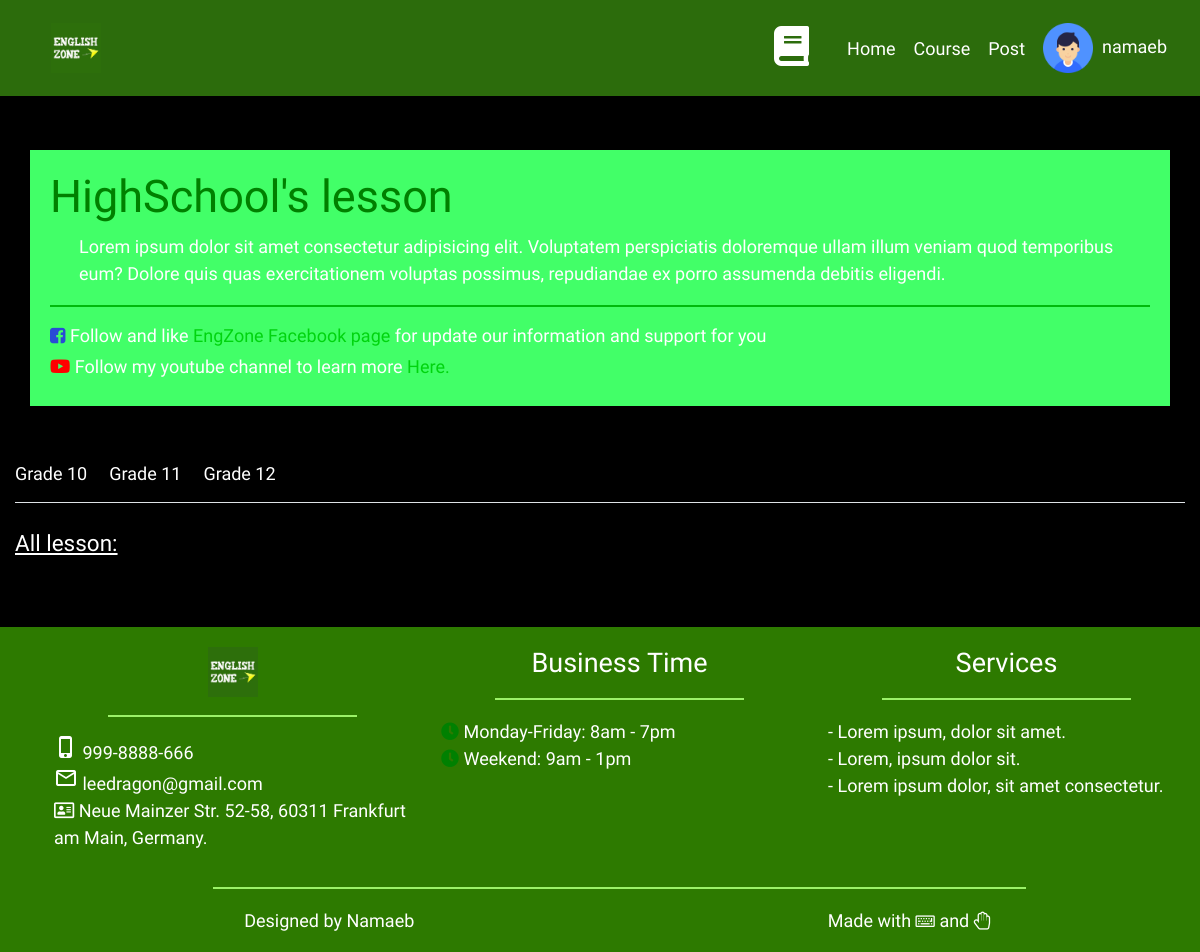
Screenshot of /course.php?module=course-detail-highschool (signed in) with the database file from the repository.
### tables this page shows
CREATE TABLE `tbl_client` (
  `client_id` int(11) NOT NULL,
  `username` varchar(255) NOT NULL,
  `password` varchar(255) NOT NULL,
  `fullname` varchar(50) DEFAULT NULL,
  `email` varchar(255) NOT NULL,
  `address` varchar(255) DEFAULT NULL,
  `phonenumber` varchar(13) DEFAULT NULL,
  `client_img` varchar(250) DEFAULT './images/default-user.png',
  `about` varchar(250) DEFAULT 'about a client of engzone',
  `createdate` date NOT NULL DEFAULT current_timestamp(),
  `school` varchar(50) NOT NULL DEFAULT 'namaeb de creative',
  `grade` int(11) NOT NULL DEFAULT 1,
  `rank_id` int(11) NOT NULL DEFAULT 5,
  `status` bit(1) NOT NULL DEFAULT b'1',
  `code` mediumint(50) NOT NULL
);

CREATE TABLE `tbl_grade` (
  `grade_id` int(11) NOT NULL,
  `grade_detail` varchar(29) NOT NULL
);

### module/course-detail-highschool.php (the view, shortened to what this page needs)
<?php
	$query = "SELECT * FROM tbl_grade WHERE grade_id > 9 AND grade_id <= 12 ORDER BY grade_id ASC ";
	$result = mysqli_query($conn, $query);
	$menu = '';
	$i = 0;
	while($row = mysqli_fetch_array($result)){
	 	if($i == 0){
	  		$menu .= '
	   			<li class="active"><a href="#'.$row["grade_id"].'" data-toggle="tab">'.$row["grade_detail"].'</a></li>
	  		';
	 	} else{
	  		$menu .= '
	   			<li><a href="#'.$row["grade_id"].'" data-toggle="tab">'.$row["grade_detail"].'</a></li>
	  		';
	 }
	 $i++;
	}
 ?>
<div class="container pt-5">
	<div class="row">
		<div class="lesson-header">
			<h1>HighSchool's lesson</h1>
			<p>Lorem ipsum dolor sit amet consectetur adipisicing elit. Voluptatem perspiciatis doloremque ullam illum veniam quod temporibus eum? Dolore quis quas exercitationem voluptas possimus, repudiandae ex porro assumenda debitis eligendi.</p>
			<hr>
			<h6><i class="fa fa-facebook-square"></i> Follow and like <a href="https://www.facebook.com/EZEnglishZoneKids/" target="_blank">EngZone Facebook page</a> for update our information and support for you</h6>
			<h6><i class="fab fa-youtube"></i> Follow my youtube channel to learn more <a href="https://www.youtube.com/channel/UCp3l3o3UwhyWYKdqKLuA99Q" target="_blank">Here.</a></h6>
		</div>
	</div>
</div>
<div class="lesson-body mt-5">
	<div class="container-fluid">
		<ul class="nav nav-tabs mb-4">
			<?php echo $menu; ?>
		</ul>
		<h5><u>All lesson:</u></h5>
	</div>
</div>

### course.php (shortened to what this page needs)
<?php
  include("connection.php");
  $login = false;
  $username = false;
  if(isset($_SESSION['login'])){
  	$login = true;
  	$username = true;
  }
?>
<!DOCTYPE html>
<html>
<head>
	<link rel="stylesheet" type="text/css" href="./css/course.css">
	<link rel="stylesheet" href="css/fontawesome/css/all.css">
	<link rel="stylesheet" href="css/fontawesome/css/fontawesome.min.css">
	<link rel="stylesheet" href="https://cdnjs.cloudflare.com/ajax/libs/font-awesome/4.7.0/css/font-awesome.min.css">
	<link rel="stylesheet" href="https://maxcdn.bootstrapcdn.com/bootstrap/4.0.0/css/bootstrap.min.css">
</head>
<body>
	<nav class="navbar navbar-expand-md sticky-top animated fadeInDown">
		<div class="container-fluid">
			<a href="index.php" class="navbar-branch nav-link">
				<img src="images/53278904_2601150810111427_5858780672478412800_n.jpg" alt="" width="50px">
			</a>
			<div class="collapse navbar-collapse" id="navbarResponsive">
				<ul class="navbar-nav ml-auto">
					<a href="book.php" style="margin-right: 29px;"><li class="fas fa-book"></li></a>
					<li class="nav-item"><a href="index.php" class="nav-link">Home</a></li>
					<li class="nav-item"><a href="course.php" class="nav-link">Course</a></li>
					<li class="nav-item"><a href="post.php" class="nav-link">Post</a></li>
				</ul>
			</div>
			<?php
	 			if($username){
	 				$currentUser = $_SESSION["username"];
					$selectClient = "SELECT * FROM tbl_client WHERE username ='$currentUser'";
					$result = mysqli_query($conn, $selectClient);
					$row = mysqli_fetch_assoc($result);
	 			}
				if($login){
					echo '
						<div class="admin-profile">
							<ul class=" navbar-nav align-items-center d-none d-md-flex">
					          <li class="nav-item dropdown">
					            <a class="nav-link pr-0" href="#" role="button" data-toggle="dropdown" aria-haspopup="true" aria-expanded="false">
					              <div class="media align-items-center">
					                <span class="avatar avatar-sm rounded-circle">
					                  <img alt="" src="'.$row["client_img"].'" width="50px">
					                </span>
					                <div class="media-body ml-2 d-none d-lg-block" style="margin-top: 15px;">
					                    <p>'.$row["username"].'</p>
					                </div>
					              </div>
					            </a>
					            <div class="dropdown-menu dropdown-menu-arrow dropdown-menu-right">
					              <div class=" dropdown-header noti-title">
					                <h6 class="text-overflow m-0">Hellou !</h6>
					              </div>
					              <a href="index.php?module=client-profile&client_id='.$row["client_id"].'" class="dropdown-item">
					                <i class="ni ni-single-02"></i>
					                <span>My profile</span>
					              </a>
					              <a href="book.php?module=shoppingcart" class="dropdown-item">
					                <i class="ni ni-calendar-grid-58"></i>
					                <span>My cart</span>
					              </a>
					              <a href="facebook.com" class="dropdown-item">
					                <i class="ni ni-support-16"></i>
					                <span>Help</span>
					              </a>
					              <div class="dropdown-divider"></div>
					              <a href="index.php?module=logout" class="dropdown-item">
					                <i class="ni ni-user-run"></i>
					                <span>Log out</span>
					              </a>
					            </div>
					          </li>
					        </ul>
						</div>
					';
				} else{
					echo '
						<div class="nav-item"><button class="btn btn-outline-light btn-md"><a href="login.php" style="text-decoration: none;">Try it for free!</a></button></div>
					';
				}
			 ?>
		</div>
	</nav>
	<div class="main-course">
		<?php
		if (isset($_GET["module"])) {
			$file = "module/".$_GET["module"].".php";
				include($file);
			} else{
				include("module/course-main-body.php");
			}
		?>
	</div>
	<footer>
		<div class="container-fluid pl-5">
			<div class="row text-center">
				<div class="col-md-4">
					<img src="images/53278904_2601150810111427_5858780672478412800_n.jpg" alt="" width="50px">
					<hr class="dark">
					<p class="text-left">
						<i class="material-icons">phone_iphone</i>  999-8888-666<br>
						<i class="material-icons">mail_outline</i>  leedragon@gmail.com<br>
						<i class="far fa-address-card"></i>  Neue Mainzer Str. 52-58, 60311 Frankfurt am Main, Germany.
					</p>
				</div>
				<div class="col-md-4 business-time">
					<h4>Business Time</h4>
					<hr class="dark">
					<p class="text-left">
						<i class="fas fa-clock"></i>  Monday-Friday: 8am - 7pm<br>
						<i class="fas fa-clock"></i>  Weekend: 9am - 1pm
					</p>
				</div>
				<div class="col-md-4 service">
					<h4>Services</h4>
					<hr class="dark">
					<p class="text-left">
						- Lorem ipsum, dolor sit amet.<br>
						- Lorem, ipsum dolor sit.<br>
						- Lorem ipsum dolor, sit amet consectetur.
					</p>
				</div>
				<hr class="dark">
				<div class="col-6"><p>Designed by Namaeb</p></div>
				<div class="col-6"><p>Made with <i class="fa fa-keyboard-o"></i> and <i class="fa fa-hand-stop-o"></i></p></div>
			</div>
		</div>
	</footer>
</body>
</html>

### css/course.css (style rules this page uses)
html, body { width: 100%; height: 100%; font-family: 'Sigmar One', cursive !important; font-size: 18px; background-color: rgb(0,0,0) !important; }
.navbar { background-color: #2c6c0c; }
.main-course { color: white; }
.nav-item a { color: white !important; }
.fa-book { font-size: 40px; color: white; }
.lesson-header { padding: 20px; background-color: #42ff68; }
.lesson-header a { text-decoration: none; color: #00d40e; }
.lesson-header h1 { color: green; }
.lesson-header p { margin-left: 29px; }
.lesson-header hr { border-top: 2px solid #00ba0c; width: 100%; }
.fa-facebook-square { color: #294bd6; }
.fa-youtube { color: red; }
.nav-tabs li { padding: 0 22px 15px 0; }
.nav-tabs li a { text-decoration: none; color: white; }
.fa-clock { color: green; }
footer { color: white; background-color: #2d7a00; margin-top: 70px; padding-top: 20px; }
hr.dark { border-top: 2px solid rgb(155, 242, 104); width: 70%; margin-bottom: 1rem; }

### rows the page displays
tbl_client: client_img (placeholder picture), username "namaeb"
tbl_grade: grade_detail "Grade 10"
tbl_grade: grade_detail "Grade 11"
tbl_grade: grade_detail "Grade 12"
